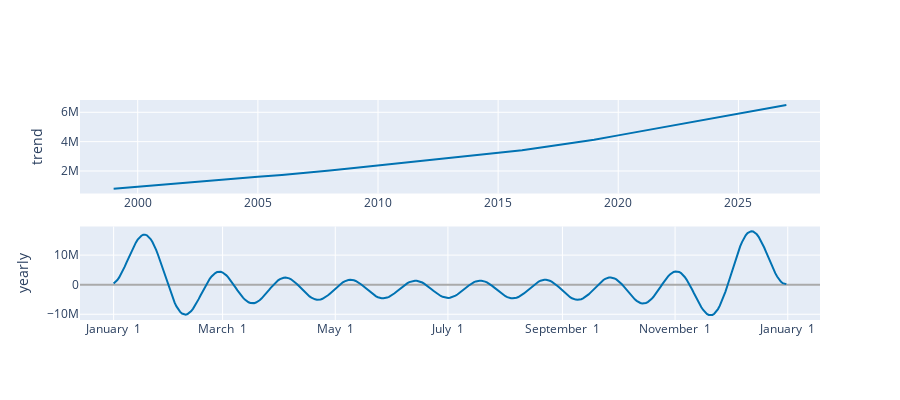

The notebook cell this image was saved under:
### Markdown cell above
## Tendencias

### Code cell
plot_components_plotly(m, forecast)
